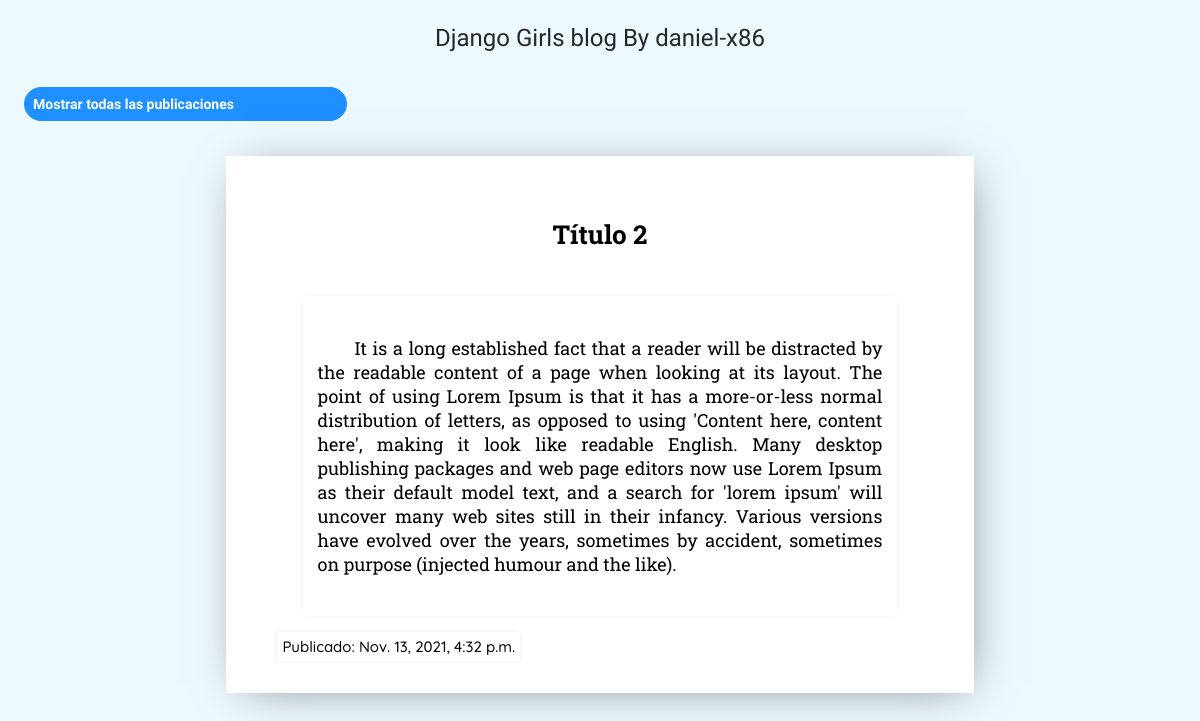
The app's page /post/2/ with its own data.
### blog/models.py (models this page shows, shortened)
class Post(models.Model):
    author = models.ForeignKey('auth.User', on_delete=models.CASCADE)
    title = models.CharField(max_length=200)
    text = models.TextField()
    created_date = models.DateTimeField(
            default=timezone.now)
    published_date = models.DateTimeField(
            blank=True, null=True)

### blog/views.py (the view)
# urls.py: path('post/<int:pk>/', views.post_detail, name='post_detail'),
def post_detail(request, pk):
    post = get_object_or_404(Post, pk=pk)
    return render(request, 'blog/post_detail.html', {'post': post})

### blog/templates/blog/post_detail.html
{% extends 'blog/base.html' %}
{% block content %}
	<div class='tablep2'>
	<br>
    <p align='center' class='p_titulo_noticia'>{{ post.title }}</p>
    <br>
	<center>
	<p class='txtarea_notcont' name='publi_contenidoS' disabled>
	{{ post.text|linebreaksbr }}
	</p>
	</center>
		{% if post.published_date %}
			<p class='pienoti'>Publicado: {{ post.published_date }}</p>
        {% endif %}
    </div>
{% endblock %}

### blog/static/css/blog.css (style rules this page uses)
*, *::before, *::after { box-sizing: border-box; }
html { background-color: #ecf9ff; }
body { color: #272727; font-family: 'Quicksand', serif; font-style: normal; font-weight: 400; letter-spacing: 0; padding: 1rem; }
.tablep2 { margin: 1rem; padding: 1rem; height: auto; width: 65%; color:black; box-shadow: 5px 5px 45px -14px rgba(0, 0, 0, 0.5); align-content: center; word-break:break-all; background-color: white; position: relative; margin-left: auto; margin-right: auto; }
.p_titulo_noticia { word-break: break-word; font-family: 'RobotoSlab-Bold'; font-size: 26px; }
.txtarea_notcont { background: white; color: black; word-break: break-word; white-space: pre-wrap; font-family: 'RobotoSlab-Regular'; font-size: 18px; padding: 1rem; margin: auto; width: -webkit-fill-available; width: -moz-available; outline-color: gray; text-align: justify; margin-left: 60px; margin-right: 60px; box-shadow: 0px 0px 4px -2px rgb(0 0 0 / 29%); }
.pienoti { font-family: 'Quicksand-Medium'; font-size: 15px; margin: 1rem; padding: 5px; width: fit-content; color:black; box-shadow: 0px 0px 4px 0px rgb(0 0 0 / 9%);; margin-left: 5%; margin-right: auto; }

### records on screen
Post: title "Título 2", text "It is a long established fact that a reader will be distracted by the readable content of a page when looking at its layout. The point of using Lorem Ipsum is that it has a more-or-less normal distribution of letters, as opposed to using 'Content here, content here', making it look like readable English. Many desktop publishing packages and web page editors now use Lorem Ipsum as their default model text, and a search for 'lorem ipsum' will uncover many web sites still in their infancy. Various versions have evolved over the years, sometimes by accident, sometimes on purpose (injected humour and the like).", published_date "Nov. 13, 2021, 4:32 p.m."
